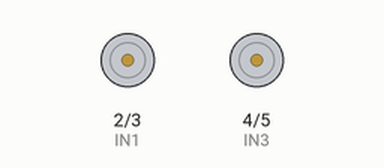
This sketch was run on a simulated Arduino Uno, built with avr-gcc and run on an emulated ATmega328P. Shown: motor-driver pin pairs drawn as motors (green arrow = first pin HIGH = forward, orange = second pin HIGH = backward, longer = more drive, scaled by the enable pin).

Above: at 1.5 s.
At 5.5 s:
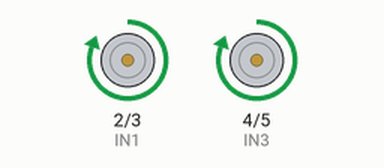
At 13.5 s:
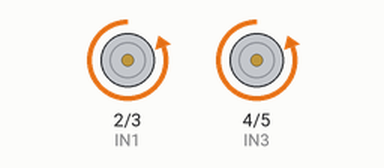
Timing chart, 0 to 20.8 s (numbered marks = the images above):
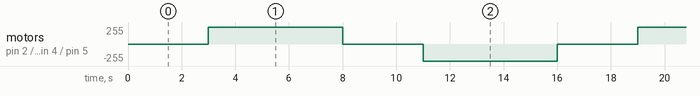

The sketch:

Motor_test.ino
```cpp
#define ENA 9
#define IN1 2
#define IN2 3
#define IN3 4
#define IN4 5
#define ENB 10

void setup() {
  // put your setup code here, to run once:
  pinMode(ENA,OUTPUT);
  pinMode(IN1,OUTPUT);
  pinMode(IN2,OUTPUT);
  pinMode(IN3,OUTPUT);
  pinMode(IN4,OUTPUT);
  pinMode(ENB,OUTPUT);
  analogWrite(ENA,255);
  analogWrite(ENB,255);
}

void loop() {
  // put your main code here, to run repeatedly:

  //Motors stop for 3s
  digitalWrite(IN1,LOW);
  digitalWrite(IN2,LOW);
  digitalWrite(IN3,LOW);
  digitalWrite(IN4,LOW);
  delay(3000);

  //Motors forward for 5s
  digitalWrite(IN1,HIGH);
  digitalWrite(IN2,LOW);
  digitalWrite(IN3,HIGH);
  digitalWrite(IN4,LOW);
  delay(5000);

  //Motors stop for 3s
  digitalWrite(IN1,LOW);
  digitalWrite(IN2,LOW);
  digitalWrite(IN3,LOW);
  digitalWrite(IN4,LOW);
  delay(3000);

  //Motors reverse for 5s
  digitalWrite(IN1,LOW);
  digitalWrite(IN2,HIGH);
  digitalWrite(IN3,LOW);
  digitalWrite(IN4,HIGH);
  delay(5000);
}
```

Measured:
- by itself, motor on pin 2 (IN1) / pin 3 (IN2), motor on pin 4 (IN3) / pin 5 (IN4): repeats every 16.0 s: stopped 3.0 s, backward 255/255 5.0 s, stopped 3.0 s, forward 255/255 5.0 s
